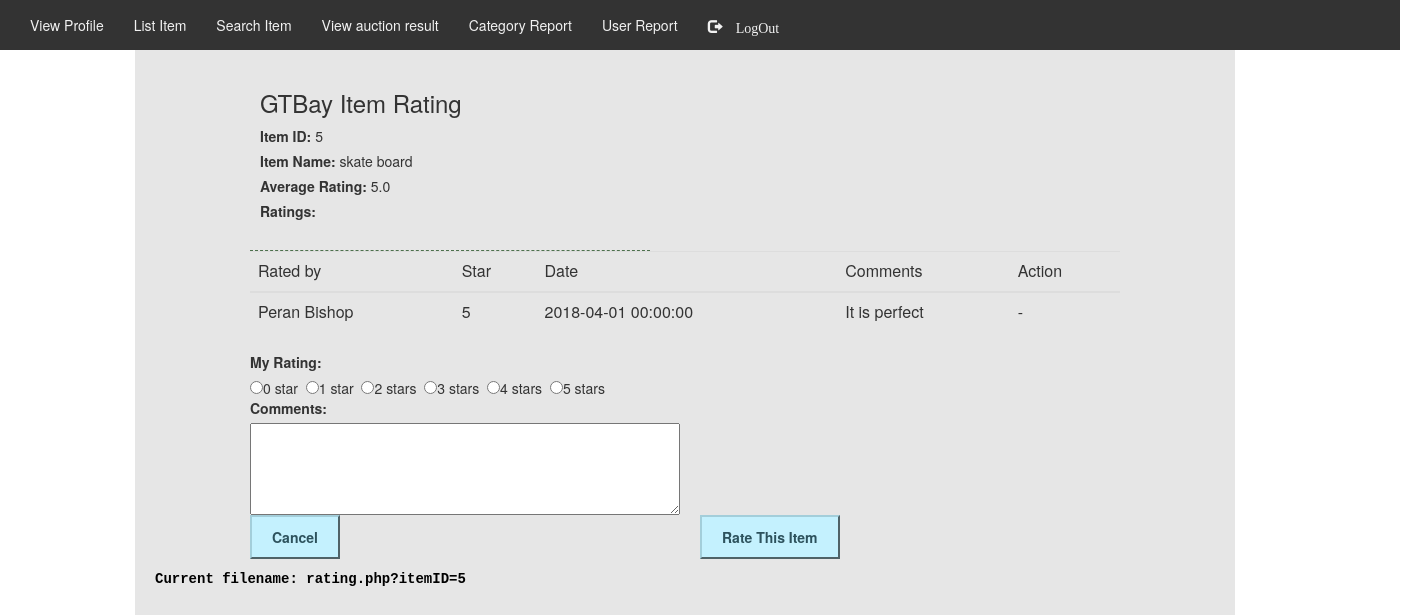
The page /rating.php?itemID=5 (signed in) on the database its author committed.
### tables this page shows
CREATE TABLE `Item` (
  `itemID` int(16) UNSIGNED NOT NULL AUTO_INCREMENT,
  `username` varchar(250) NOT NULL,
  `item_name` varchar(250) NOT NULL,
  `description` varchar(250) NOT NULL,
  `get_it_now_price` decimal(13,2) DEFAULT NULL,
  `minimum_sale_price` decimal(13,2) NOT NULL,
  `returnable` tinyint(1) NOT NULL,
  `starting_bid` decimal(13,2) NOT NULL,
  `auction_end_time` datetime NOT NULL,
  `category_name` varchar(250) NOT NULL,
  `condition_name` varchar(250) NOT NULL,
   PRIMARY KEY (itemID),
   KEY username (username),
   KEY condition_name (condition_name),
   KEY category_name (category_name)
);

CREATE TABLE `Rate` (
  `username` varchar(100) NOT NULL,
  `itemID` int(16) UNSIGNED NOT NULL,
  `star` int(16) NOT NULL,
  `comments` varchar(250) DEFAULT NULL,
  `rating_time` datetime NOT NULL,
   PRIMARY KEY (username,itemID),
   KEY username (username),
   KEY itemID (itemID) 
);

CREATE TABLE `User` (
  `userID` int(16) UNSIGNED NOT NULL AUTO_INCREMENT,
  `username` varchar(100) NOT NULL,
  `password` varchar(60) NOT NULL,
  `last_name` varchar(100) NOT NULL,
  `first_name` varchar(100) NOT NULL,
   PRIMARY KEY (userID),
   UNIQUE KEY username (username)
);

### rating.php (the view, shortened to what this page needs)
<?php
include('lib/common.php');
	$itemID = (int)$_GET['itemID'];
	$item_query = "SELECT Item.itemID,Item.item_name FROM Item WHERE Item.itemID = $itemID ";
    $item_result = mysqli_query($db, $item_query);
	if (!empty($item_result) && (mysqli_num_rows($item_result) == 0) ) {
        array_push($error_msg,  "SELECT ERROR: Item query <br>" . __FILE__ ." line:". __LINE__ );
    } else {
		while ($row = mysqli_fetch_array($item_result, MYSQLI_ASSOC)){
			$itemID = $row['itemID'];
			$item_name = $row['item_name'];
		}
	}
	$avgstar_query = "SELECT AVG(Rate.star) as avg_star FROM Rate WHERE Rate.itemID in (select Item.itemID from Item where LTRIM(RTRIM(Item.item_name)) = LTRIM(RTRIM('$item_name')) );";
    $avgstart_result = mysqli_query($db, $avgstar_query);
	if (!empty($avgstart_result) && (mysqli_num_rows($avgstart_result) == 0) ) {
        array_push($error_msg,  "SELECT ERROR: avg star query <br>" . __FILE__ ." line:". __LINE__ );
    } else {
		while ($row = mysqli_fetch_array($avgstart_result, MYSQLI_ASSOC)){
			$avg_star = $row['avg_star'];
		}
	}
	$ratings_query = "SELECT Rate.*, first_name, last_name FROM Rate,User WHERE itemID in (select Item.itemID from Item  where LTRIM(RTRIM(Item.item_name)) = LTRIM(RTRIM('$item_name')) )
						AND User.username = Rate.username ;" ;
	$ratings_result = mysqli_query($db, $ratings_query);
	$rating_count = mysqli_num_rows($ratings_result);
?>
<link rel="stylesheet" href="css/style.css">
<?php include("lib/menu.php"); ?>
    <div class="container">
			<div class="center_content">
				<div class="col-lg-10 col-lg-offset-1">
					<div class="features">
							<div class="profile_section">
			<h3>GTBay Item Rating</h3>
			<form class="ratingform" action="rating.php" method="post">
				<label>Item ID: </label>
				<?php print $itemID;?><br>
				<label>Item Name: </label>
				<?php print $item_name;?><br>
				<label>Average Rating: </label>
				<?php print number_format((float)$avg_star, 1, '.', '');?><br>
				<?php if ($rating_count > 0 ) : ?>
					<label><strong>Ratings: </strong></label>
				</div>
					<table class="table table-hover">
						<tr>
							<td class='heading'>Rated by</td>
							<td class='heading'>Star</td>
							<td class='heading'>Date</td>
							<td class='heading'>Comments</td>
							<td class='heading'>Action</td>
						</tr>
						<tbody>
							<?php
							if (isset($ratings_result)) {
								while ($row = mysqli_fetch_array($ratings_result, MYSQLI_ASSOC)){
									print "<tr>";
									print "<td>{$row['first_name']} {$row['last_name']}</td>";
									print "<td>{$row['star']}</td>";
									print "<td>{$row['rating_time']}</td>";
									print "<td>{$row['comments']}</td>";
									if($row['username'] == $_SESSION['username']) {
										print "<td><a href='rating.php?itemID=".$itemID."&deleteID=".$row['itemID']."'><input type='button' name='delete_btn' value='Delete'/></a></td>";
									} else {
										print "<td> - </td>";
									}
									print "</tr>";
								}
							}
							?>
						</tbody>
					</table>
				<?php endif; ?>
				<label>My Rating: </label><br>
					<input type="radio" name="your_star" <?php if(isset($your_star) && $your_star==0);?> value="0"/>0 star&nbsp
					<input type="radio" name="your_star" <?php if(isset($your_star) && $your_star==1);?> value="1"/>1 star&nbsp
					<input type="radio" name="your_star" <?php if(isset($your_star) && $your_star==2);?> value="2"/>2 stars&nbsp
					<input type="radio" name="your_star" <?php if(isset($your_star) && $your_star==3);?> value="3"/>3 stars&nbsp
					<input type="radio" name="your_star" <?php if(isset($your_star) && $your_star==4);?> value="4"/>4 stars&nbsp
					<input type="radio" name="your_star" <?php if(isset($your_star) && $your_star==5);?> value="5"/>5 stars<br>
				<label>Comments: </label><br>
				<textarea type="text" class="inputvalues" name="your_comment" rows = "4"></textarea>
				<div class = "row">
					<div id = "button" class="col-md-6">
						<a href="bid_item.php?itemID=<?php echo $itemID; ?>"><input type="button" value="Cancel" class="button" /></a>
					</div>
					<div class="col-md-6">
						<input name="rate_btn" type="submit" class="button" value="Rate This Item"/>
					</div>
			 </div>
	</div>
</div>
		<?php include("lib/error.php"); ?>
</div>
</div>
</body>
</html>

### css/style.css (style rules this page uses)
body { margin: 0; font-family: Arial, Helvetica, sans-serif; }
.center_content { background-color: #e6e6e6; padding: 10px; height: 1200px; width: 1100px; }
.button { border-top: 2px solid #a3ceda; border-left: 2px solid #a3ceda; border-right: 2px solid #4f6267; border-bottom: 2px solid #4f6267; padding: 10px 20px !important; font-size: 14px !important; background-color: #c4f1fe; font-weight: bold; color: #2d525d; }
.profile_section { float:left; width:400px; border-bottom:1px #4d704d dashed; padding:10px 10px 10px 10px; }
.inputvalues { width:430px; margin:0 auto; padding:5px; }

### rows shown on the page
item: itemID "5", item_name "skate board"
rate: user.first_name "Peran", user.last_name "Bishop", star "5", rating_time "2018-04-01 00:00:00", comments "It is perfect"

### other values the page prints
$avg_star "5.0"
$query "Current filename: rating.php?itemID=5"
